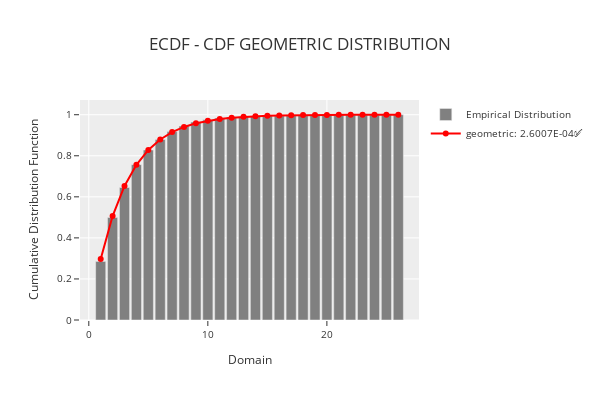

Source (notebook cell):
### Code cell
phitter.plot_ecdf_distribution("geometric", plot_empirical_bar_color="gray", plot_distribution_line_color="red", plot_distribution_line_width=2)

### Figure 1 — Plotly figure (JSON) as saved in the notebook; plotly's stock layout.template omitted (floating-point values rounded to 4 significant figures)
{"data": [{"marker": {"color": "gray"}, "name": "Empirical Distribution", "showlegend": true, "type": "bar", "x": [1, 2, 3, 4, 5, 6, 7, 8, 9, 10, 11, 12, 13, 14, 15, 16, 17, 18, 19, 20, 21, 22, 23, 24, 25, 26], "y": [0.2854, 0.4991, 0.6455, 0.7567, 0.8281, 0.8795, 0.918, 0.9453, 0.9648, 0.975, 0.9838, 0.9893, 0.9917, 0.993, 0.9954, 0.9954, 0.9972, 0.9981, 0.9986, 0.9991, 0.9995, 0.9995, 0.9995, 0.9995, 0.9995, 1.0]}, {"line": {"color": "red", "width": 2}, "mode": "lines+markers", "name": "geometric: 2.6007E-04✅", "type": "scatter", "x": [1, 2, 3, 4, 5, 6, 7, 8, 9, 10, 11, 12, 13, 14, 15, 16, 17, 18, 19, 20, 21, 22, 23, 24, 25, 26], "y": [0.2973, 0.5063, 0.6531, 0.7562, 0.8287, 0.8796, 0.9154, 0.9406, 0.9582, 0.9707, 0.9794, 0.9855, 0.9898, 0.9928, 0.995, 0.9965, 0.9975, 0.9983, 0.9988, 0.9991, 0.9994, 0.9996, 0.9997, 0.9998, 0.9999, 0.9999]}], "layout": {"bargap": 0.15, "height": 400, "legend": {"font": {"size": 10}, "orientation": "v", "title": {}, "xanchor": "left", "y": 1, "yanchor": "auto"}, "title": {"text": "ECDF - CDF GEOMETRIC DISTRIBUTION"}, "width": 600, "xaxis": {"tickfont": {"size": 10}, "title": {"font": {"size": 12}, "text": "Domain"}}, "yaxis": {"tickfont": {"size": 10}, "title": {"font": {"size": 12}, "text": "Cumulative Distribution Function"}}}}
